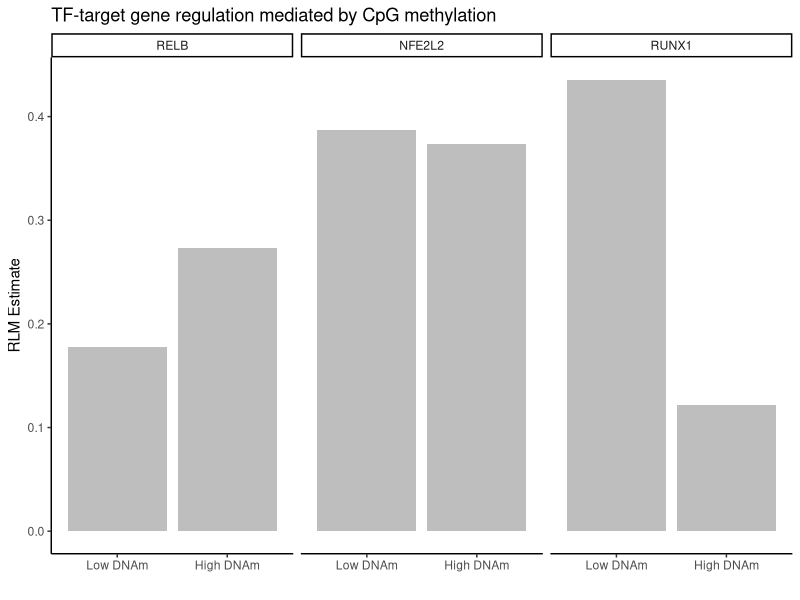
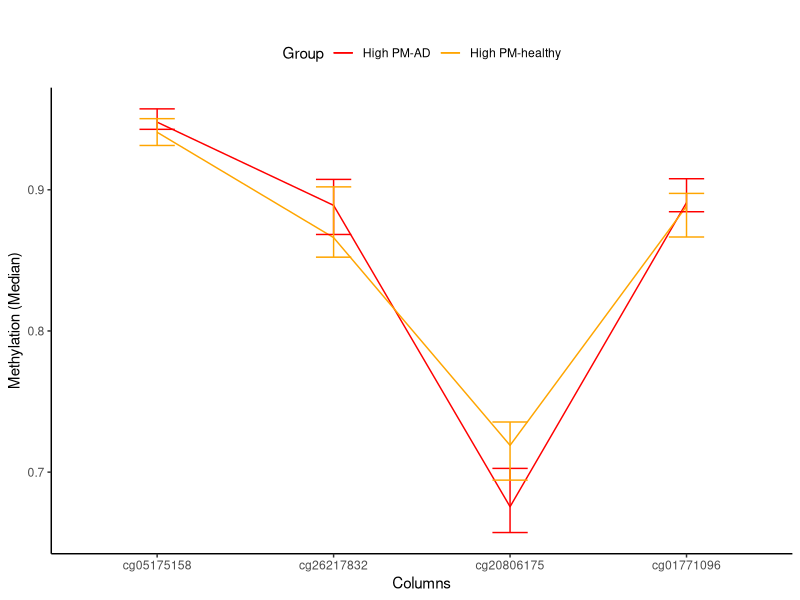
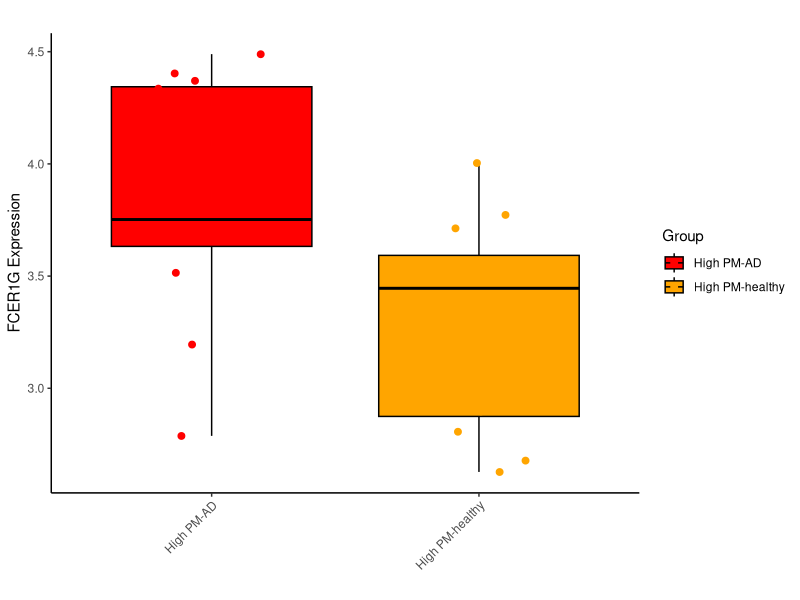
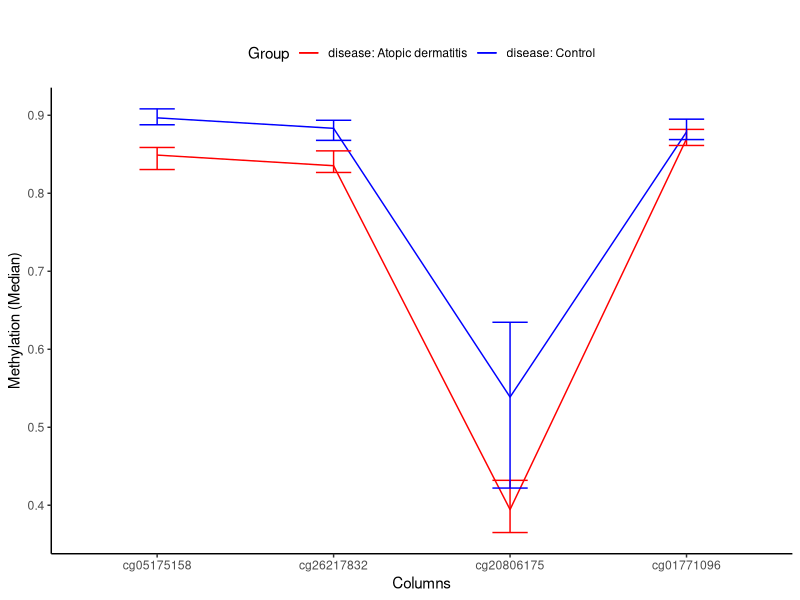
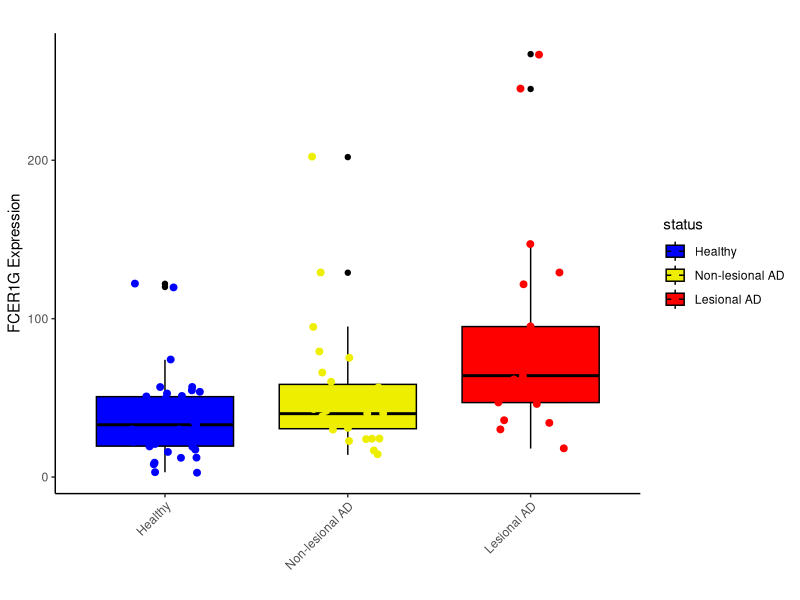

Write R code to recreate these figures, in order.
setwd("/data_hdd1/yang/Source_data/Fig_2")

library(readxl)
library(ggplot2)
library(dplyr)
library(tidyr)
# Fig. 2a

data = read_excel("Fiugre2A.xlsx")
data = as.data.frame(data)
# triplet = data[data['PM_status'] =='high_PM',]
triplet = data[data['PM_status'] =='low_PM',]

triplet <- data.frame(
  index = triplet$TF_symbol,
  DNAm_low_RLM_target_vs_TF_estimate = triplet$DNAm_low_RLM_target_vs_TF_estimate,
  DNAm_low_RLM_target_vs_TF_pvalue = triplet$DNAm_low_RLM_target_vs_TF_pvalue,
  DNAm_high_RLM_target_vs_TF_estimate =triplet$DNAm_high_RLM_target_vs_TF_estimate,
  DNAm_high_RLM_target_vs_TF_pvalue = triplet$DNAm_high_RLM_target_vs_TF_pvalue
)


triplet_long <- data.frame(
  index = rep(c("Low DNAm", "High DNAm"), times = nrow(triplet)),
  group = rep(triplet$index, each = 2),  
  estimate = unlist(lapply(seq_len(nrow(triplet)), function(i) c(triplet$DNAm_low_RLM_target_vs_TF_estimate[i], triplet$DNAm_high_RLM_target_vs_TF_estimate[i]))),
  pvalue = unlist(lapply(seq_len(nrow(triplet)), function(i) c(triplet$DNAm_low_RLM_target_vs_TF_pvalue[i], triplet$DNAm_high_RLM_target_vs_TF_pvalue[i])))
)


get_color <- function(estimate, pvalue) {
  if (pvalue > 0.05) {
    return("gray")
  } else if (estimate > 0) {
    return("red")
  } else {
    return("blue")
  }
}

triplet_long$color <- mapply(get_color, triplet_long$estimate, triplet_long$pvalue)
triplet_long$group <- factor(triplet_long$group, levels = c("RELB", "NFE2L2", "RUNX1"))
triplet_long$index <- factor(triplet_long$index, levels = c("Low DNAm", "High DNAm"))

ggplot(triplet_long, aes(x = index, y = estimate, fill = color)) +
  geom_bar(stat = "identity", position = position_dodge(width = 0.7)) +
  scale_fill_identity() +
  facet_wrap(~group) +
  labs(x = "", y = "RLM Estimate", title = "TF-target gene regulation mediated by CpG methylation") +
  theme_classic()

dev.off()

# Fig. 2b

df = read_excel("Figure_2B.xlsx")
df = as.data.frame(df)
proximal = df[,c(2,3,4,5,13)]
distal = df[,c(7,8,9,10,11,12,13)]

df2 = proximal
# df2 = distal


# High PM
df_filtered <- df2 %>%
  filter(Group %in% c("High PM-healthy", "High PM-AD"))

# Low PM
# df_filtered <- df %>%
#   filter(Group %in% c("Low PM-healthy", "Low PM-AD"))


df_long <- df_filtered %>%
  pivot_longer(cols = -Group, names_to = "Column", values_to = "Value")

#  median, Q1 (1st quartile), Q3 (3rd quartile) 
df_stats <- df_long %>%
  group_by(Group, Column) %>%
  summarise(
    Median = median(Value, na.rm = TRUE),
    Q1 = quantile(Value, 0.25, na.rm = TRUE),
    Q3 = quantile(Value, 0.75, na.rm = TRUE),
    .groups = "drop"
  )

# x-axis order
df_stats$Column <- factor(df_stats$Column, levels = colnames(df2)[-ncol(df2)])


ggplot(df_stats, aes(x = Column, y = Median, color = Group, group = Group)) +
  geom_line() +  
  geom_errorbar(aes(ymin = Q1, ymax = Q3), width = 0.2) +  
  labs(x = "", y = "Median Values", title = "", color = "Group") +
  theme(axis.text.x = element_text(angle = 45, hjust = 1)) +
  theme_classic() +
  scale_x_discrete(name = "Columns") +
  scale_y_continuous(name = "Methylation (Median)") +
  theme(legend.position = "top") +
  scale_color_manual(values = c("High PM-healthy" = "orange1", "High PM-AD" = "red"))

dev.off()


# Figure 2b right (gene expression)
gene_exp = df[,c('Group','FCER1G')]

# High PM
gene_exp2 <- gene_exp %>%
  filter(Group %in% c("High PM-healthy", "High PM-AD"))

ggplot(gene_exp2, aes(x = Group, y = FCER1G, fill = Group, color = Group)) +
  geom_boxplot(color = "black") + 
  geom_jitter(width = 0.2, size = 2) +  
  labs(title = "", x = "", y = "FCER1G Expression") + 
  theme_classic() +  
  theme(axis.text.x = element_text(angle = 45, hjust = 1)) +
  scale_fill_manual(values = c("High PM-healthy" = "orange1", "High PM-AD" = "red")) +
  scale_color_manual(values = c("High PM-healthy" = "orange1", "High PM-AD" = "red"))

dev.off()


# Figure 2c
df = read_excel("Figure_2c.xlsx")
df = as.data.frame(df)
proximal = df[,c(2,3,4,5,11)]
distal = df[,c(7,8,9,10,11)]

df2 = proximal
# df2 = distal


df_long <- df2 %>%
  pivot_longer(cols = -Group, names_to = "Column", values_to = "Value")

#  median, Q1 (1st quartile), Q3 (3rd quartile) 
df_stats <- df_long %>%
  group_by(Group, Column) %>%
  summarise(
    Median = median(Value, na.rm = TRUE),
    Q1 = quantile(Value, 0.25, na.rm = TRUE),
    Q3 = quantile(Value, 0.75, na.rm = TRUE),
    .groups = "drop"
  )

# x-axis order
df_stats$Column <- factor(df_stats$Column, levels = colnames(df2)[-ncol(df2)])


ggplot(df_stats, aes(x = Column, y = Median, color = Group, group = Group)) +
  geom_line() +  
  geom_errorbar(aes(ymin = Q1, ymax = Q3), width = 0.2) +  
  labs(x = "", y = "Median Values", title = "", color = "Group") +
  theme(axis.text.x = element_text(angle = 45, hjust = 1)) +
  theme_classic() +
  scale_x_discrete(name = "Columns") +
  scale_y_continuous(name = "Methylation (Median)") +
  theme(legend.position = "top") +
  scale_color_manual(values = c("disease: Control" = "blue", "disease: Atopic dermatitis" = "red"))

dev.off()



# Figure 2d

gene_exp = read_excel("Figure_2d.xlsx")
gene_exp = as.data.frame(gene_exp)

# Adults
gene_exp2 <- gene_exp %>%
  filter(agegroup %in% c("Adults"))

gene_exp2$status <- factor(gene_exp2$status, levels = c("Healthy", "Non-lesional AD","Lesional AD"))

ggplot(gene_exp2, aes(x = status, y = FCER1G, fill = status, color = status)) +
  geom_boxplot(color = "black") +  
  geom_jitter(width = 0.2, size = 2) +  
  labs(title = "", x = "", y = "FCER1G Expression") +  
  theme_classic() +  
  theme(axis.text.x = element_text(angle = 45, hjust = 1)) +
  scale_fill_manual(values = c("Healthy" ='blue',"Non-lesional AD" = "yellow2", "Lesional AD" = "red")) +
  scale_color_manual(values = c("Healthy" ='blue',"Non-lesional AD" = "yellow2", "Lesional AD" = "red"))

dev.off()

